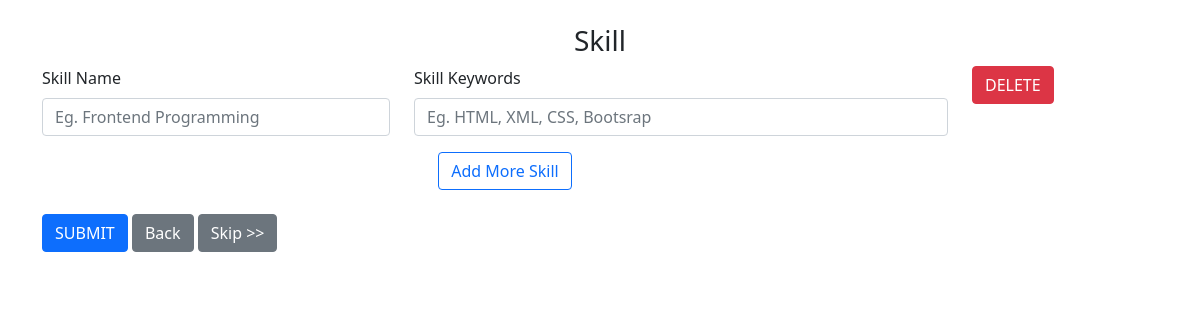
The page /add/profile/3/section/2/ on the database as committed earlier.
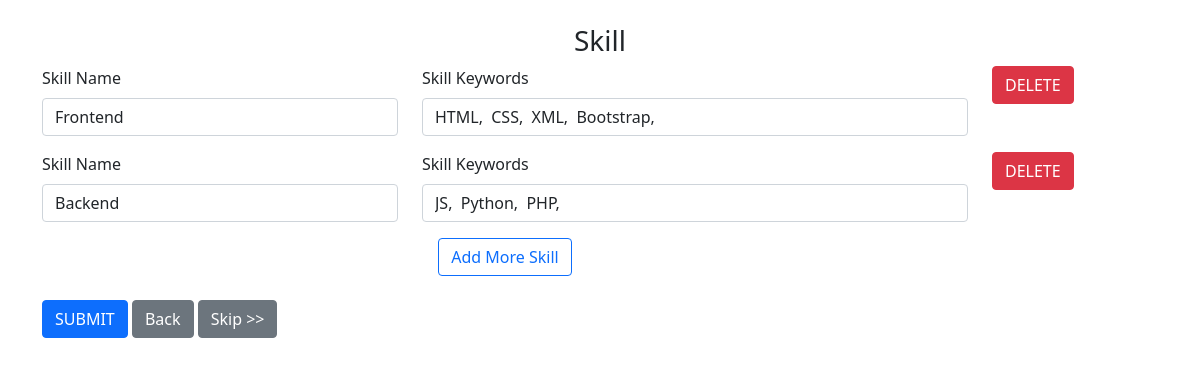
The same page on the database as committed later.
### job_profile/models.py (models this page shows)
class Skill(models.Model):
	job_profile = models.ForeignKey(JobProfile, on_delete=models.CASCADE)
	name = models.CharField('Skill', max_length=200)
	date_created = models.DateTimeField('Date Created', auto_now_add=True)
	def keywords(self):
		return SkillKeyword.objects.filter(skill=self.id)

class SkillKeyword(models.Model):
	skill = models.ForeignKey(Skill, on_delete=models.CASCADE)
	name = models.CharField('Keyword', max_length=200)
	date_created = models.DateTimeField('Date Created', auto_now_add=True)

### resume_generator/views.py (the view)
# urls.py: path('add/profile/<int:step>/section/<int:profile_id>/', views.add_profile, name='add-profile'),
def add_profile(request, step, profile_id):
	profile = JobProfile.objects.get(id=int(profile_id))
	if request.method == 'POST':
		if int(step) == 1:
			for edu in profile.education():
				edu.institution = request.POST["institution-edu-"+str(edu.id)]
				edu.location = request.POST["location-edu-"+str(edu.id)]
				edu.study_area = request.POST["study_area-edu-"+str(edu.id)]
				edu.study_type = request.POST["study_type-edu-"+str(edu.id)]
				edu.start_date = request.POST["start_date-edu-"+str(edu.id)]
				edu.end_date = request.POST["end_date-edu-"+str(edu.id)]
				edu.gpa = request.POST["gpa-edu-"+str(edu.id)]
				edu.save()
			form_num = int(request.POST["form_num"])
			if form_num > 0:
				form_num = form_num + 1
				for x in range(1, form_num):
					institution = request.POST["institution-edu_"+str(x)]
					location = request.POST["location-edu_"+str(x)]
					study_area = request.POST["study_area-edu_"+str(x)]
					study_type = request.POST["study_type-edu_"+str(x)]
					start_date = request.POST["start_date-edu_"+str(x)]
					end_date = request.POST["end_date-edu_"+str(x)]
					gpa = request.POST["gpa-edu_"+str(x)]
					if institution.strip() != "" and study_type.strip() != "":
						form = EducationForm({'job_profile': profile.id, 'institution': institution,
							'location': location, 'study_area': study_area, 'study_type': study_type,
							'start_date': start_date, 'end_date': end_date, 'gpa': gpa})
						if form.is_valid():
							form.save()
						else:
							print(data.errors)
			return redirect('add-profile', 2, profile.id)
		elif int(step) == 2:
			for work in profile.work():
				work.company = request.POST["company-work-"+str(work.id)]
				work.location = request.POST["location-work-"+str(work.id)]
				work.position = request.POST["position-work-"+str(work.id)]
				work.website = request.POST["website-work-"+str(work.id)]
				work.start_date = request.POST["start_date-work-"+str(work.id)]
				work.end_date = request.POST["end_date-work-"+str(work.id)]
				work.save()
				for keyword in work.highlights():
					post_name = "name-work-highlight-"+str(work.id)+"-"+str(keyword.id)
					name = request.POST.get(post_name, keyword.name)
					keyword.name = name
					keyword.save()
				form_num = int(request.POST.get("work-highlight_form_num"+str(work.id), 0))
				if form_num > 0:
					form_num = form_num + 1
					for x in range(1, form_num):
						post_name = "name-work-highlight-"+str(work.id)+"_"+str(x)
						name = request.POST.get(post_name, 0)
						if name != 0:
							keyword = WorkHighlight(work=work, name=name)
							keyword.save()
			form_num = int(request.POST["form_num"])
			if form_num > 0:
				form_num = form_num + 1
				for x in range(1, form_num):
					company = request.POST["company-work_"+str(x)]
					location = request.POST["location-work_"+str(x)]
					position = request.POST["position-work_"+str(x)]
					website = request.POST["website-work_"+str(x)]
					start_date = request.POST["start_date-work_"+str(x)]
					end_date = request.POST["end_date-work_"+str(x)]
					if company.strip() != "" and position.strip() != "":
						form = WorkForm({'job_profile': profile.id, 'company': company,
							'location': location, 'position': position, 'website': website,
							'start_date': start_date, 'end_date': end_date})
						if form.is_valid():
							work = form.save()
						else:
							print(data.errors)
			return redirect('add-profile', 3, profile.id)
		elif int(step) == 3:
			for skill in profile.skills():
				skill.name = request.POST["name-skill-"+str(skill.id)]
				skill.save()
				keywords = request.POST["keywords-skill-"+str(skill.id)]
				keywords_dic = keywords.split(',')
				skill_keywords = SkillKeyword.objects.filter(skill=skill.id)
				skill_keywords.delete()
				for keyword in keywords_dic:
					new_keyword = SkillKeyword(skill=skill, name=keyword)
					new_keyword.save()
			form_num = int(request.POST["form_num"])
			if form_num > 0:
				form_num = form_num + 1
				for x in range(1, form_num):
					name = request.POST["name-skill_"+str(x)]
					if name.strip() != "":
						skill = Skill(job_profile=profile, name=name)
						skill.save()
						keywords = request.POST["keywords-skill_"+str(skill.id)]
						keywords_dic = keywords.split(',')
						for keyword in keywords_dic:
							new_keyword = SkillKeyword(skill=skill, name=keyword)
							new_keyword.save()
			return redirect('add-profile', 4, profile.id)
		elif int(step) == 4:
			for project in profile.projects():
				project.name = request.POST["name-project-"+str(project.id)]
				project.description = request.POST["description-project-"+str(project.id)]
				project.url = request.POST["url-project-"+str(project.id)]
				project.date = request.POST["date-project-"+str(project.id)]
				project.save()
				keywords = request.POST['technologies-project-'+str(project.id)]
				keywords_dic = keywords.split(',')
				project_keywords = ProjectKeyword.objects.filter(project=project.id)
				project_keywords.delete()
				for keyword in keywords_dic:
					new_keyword = ProjectKeyword(project=project, technology=keyword.strip())
					new_keyword.save()
			form_num = int(request.POST["form_num"])
			if form_num > 0:
				form_num = form_num + 1
				for x in range(1, form_num):
					name = request.POST["name-project_"+str(x)]
					description = request.POST["description-project_"+str(x)]
					url = request.POST["url-project_"+str(x)]
					date = request.POST["date-project_"+str(x)]
					if name.strip() != "":
						project = Project(job_profile=profile, name=name, description=description, url=url,
							date=date)
						project.save()
						keywords = request.POST['technologies-project_'+str(x)]
						keywords_dic = keywords.split(',')
						for keyword in keywords_dic:
							new_keyword = ProjectKeyword(project=project, technology=keyword.strip())
							new_keyword.save()
			return redirect('add-profile', 5, profile.id)
		elif int(step) == 5:
			for award in profile.awards():
				award.title = request.POST["title-award-"+str(award.id)]
				award.date = request.POST["date-award-"+str(award.id)]
				award.awarder = request.POST["awarder-award-"+str(award.id)]
				award.summary = request.POST["summary-award-"+str(award.id)]
				award.save()
			form_num = int(request.POST["form_num"])
			if form_num > 0:
				form_num = form_num + 1
				for x in range(1, form_num):
					title = request.POST["title-award_"+str(x)]
					date = request.POST["date-award_"+str(x)]
					awarder = request.POST["awarder-award_"+str(x)]
					summary = request.POST["summary-award_"+str(x)]
					if title.strip() != "":
						data = Award(job_profile=profile, title=title, date=date, awarder=awarder,
							summary=summary)
						data.save()
			return redirect('profile', profile.id)
		else:
			return redirect('profile', profile.id)
	else:
		if int(step) == 1:
			return render(request, 'main/add-education.html', {'profile': profile})
		elif int(step) == 2:
			return render(request, 'main/add-work.html', {'profile': profile})
		elif int(step) == 3:
			return render(request, 'main/add-skill.html', {'profile': profile})
		elif int(step) == 4:
			return render(request, 'main/add-project.html', {'profile': profile})
		elif int(step) == 5:
			return render(request, 'main/add-award.html', {'profile': profile})
		else:
			return redirect('index')

### job_profile/models.py (called while the page is built)
	def skills(self):
		return Skill.objects.filter(job_profile=self.id)

### job_profile/templates/main/add-skill.html (shortened to what this page needs)
{% extends "main/base.html" %}
{% load static %}
{% block content %}
	<div class="row text-center">
		<h3>Skill</h3>
	</div>
	<div class="row">
		<div class="col-12">
			<form action="{% url 'add-profile' 3 profile.id %}" method="post">
				{% for skill in profile.skills %}
				<div class="row">
					<div class="col-md-4 mb-3">
						<label class="form-label">Skill Name</label>
  						<input type="text" class="form-control" name="name-skill-{{skill.id}}" value="{{skill.name}}" placeholder="Eg. Frontend Programming" required>
					</div>
					<div class="col-md-6 mb-3">
						<label class="form-label">Skill Keywords</label>
  						<input type="text" class="form-control" name="keywords-skill-{{skill.id}}" value="{% for keyword in skill.keywords %}{{keyword.name}}, {% endfor %}" placeholder="Eg. HTML, XML, CSS, Bootsrap" required>
					</div>
					<div class="col-md-2">
						<a class="btn btn-danger" href="javascript:void(0);">DELETE</a>
					</div>
				</div>
				{% empty %}
				<div class="row form-row">
					<div class="row form-item">
						<div class="col-md-4 mb-3">
							<label class="form-label">Skill Name</label>
	  						<input type="text" class="form-control" name="name-skill_1" placeholder="Eg. Frontend Programming" required>
						</div>
						<div class="col-md-6 mb-3">
							<label class="form-label">Skill Keywords</label>
	  						<input type="text" class="form-control" name="keywords-skill_1" placeholder="Eg. HTML, XML, CSS, Bootsrap" required>
						</div>
						<div class="col-md-2">
							<a class="btn btn-danger" href="javascript:void(0);">DELETE</a>
						</div>
					</div>
				</div>
				{% endfor %}
				<div class="row">
					<div class="col-md-10 text-center">
						<a id="skill-add-id" class="btn btn-outline-primary" href="#">Add More Skill</a>
					</div>
				</div>
				<div class="row pt-4">
					<div class="col-12">
						<button class="btn btn-primary">SUBMIT</button>
						<a class="btn btn-secondary" href="{% url 'add-profile' 2 profile.id %}">Back</a>
						<a class="btn btn-secondary" href="{% url 'add-profile' 4 profile.id %}">Skip >></a>
					</div>
				</div>
			</form>
		</div>
	</div>
{% endblock %}

Rows that differ between the two databases and show on the page:
added Skill: name "Frontend", id.name "HTML, CSS, XML, Bootstrap,"
added Skill: name "Backend", id.name "JS, Python, PHP,"
Other text that changed with them:
text no longer shown: "Skill Name Skill Keywords DELETE"
